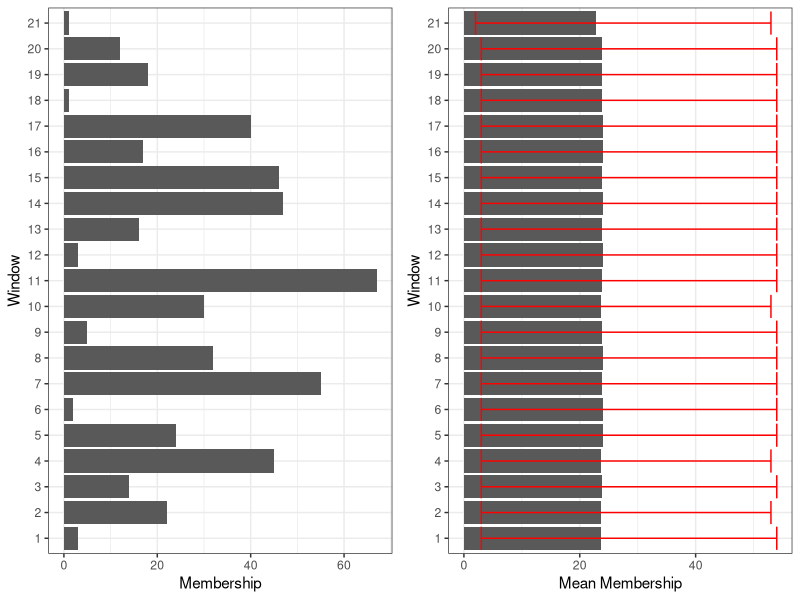
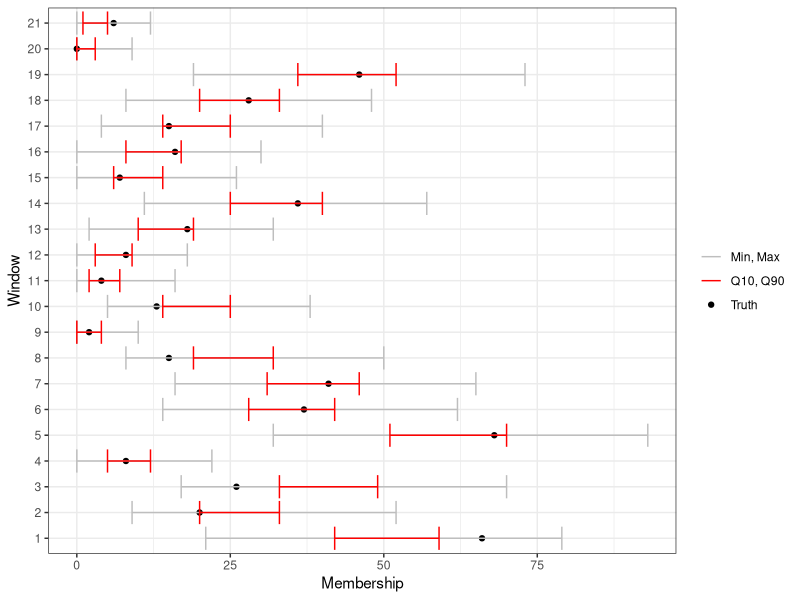
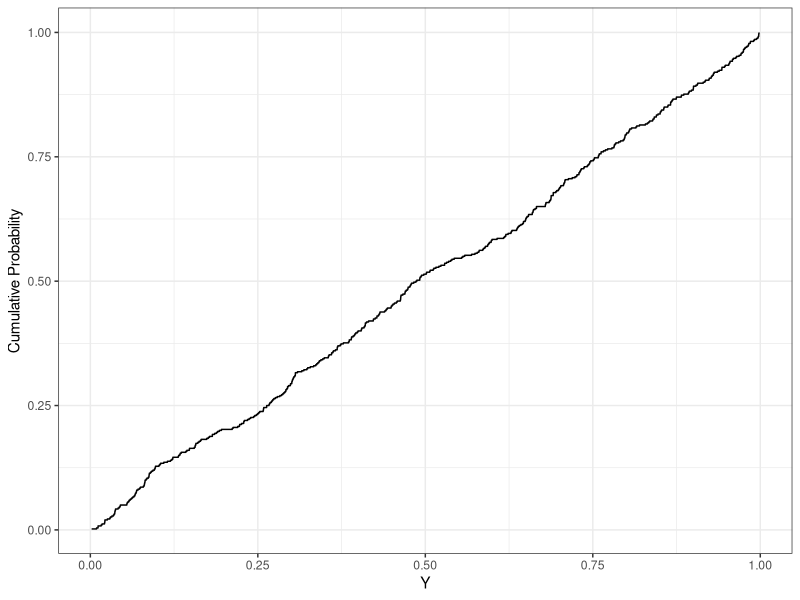
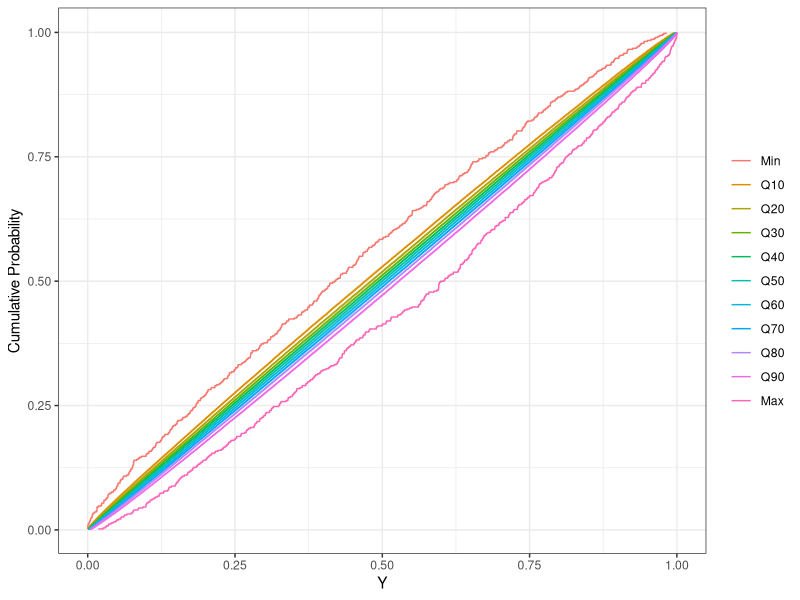
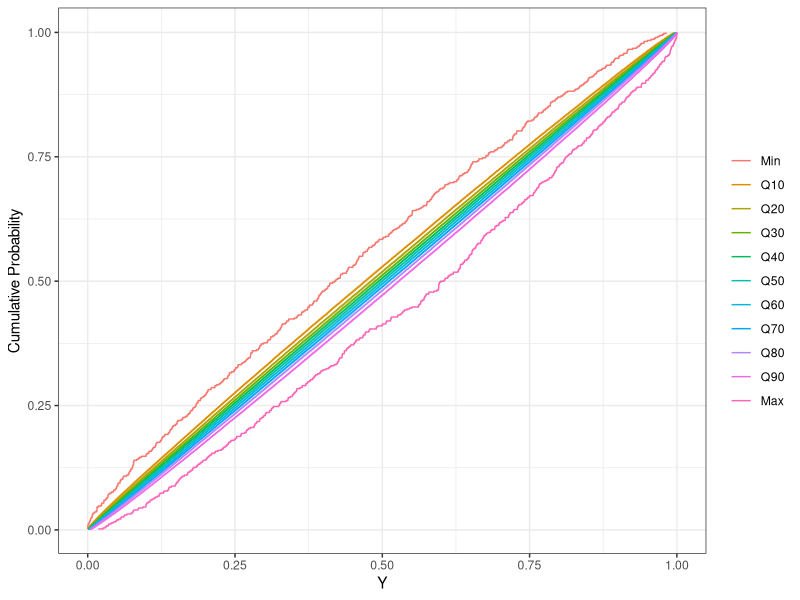
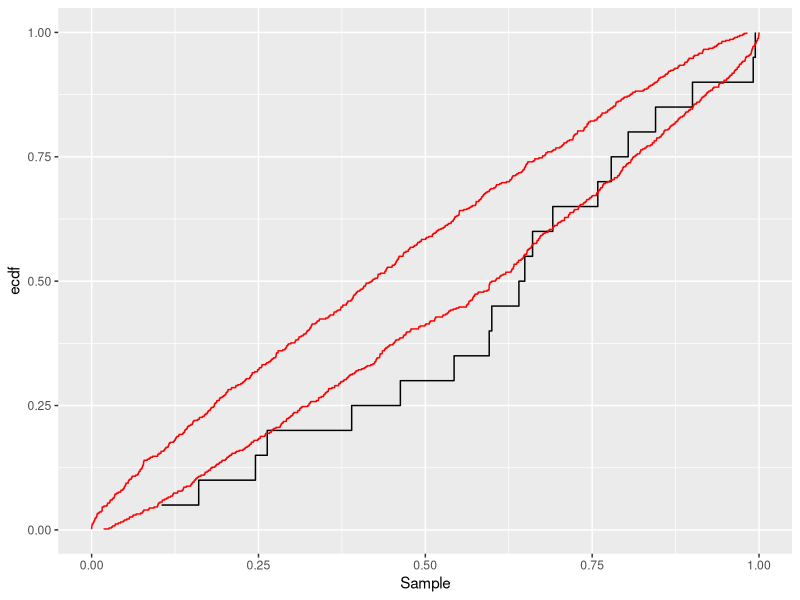

These charts were generated, in order, by the following R code:
## ---- chunk 1
library(dplyr)
library(tidyr)
library(ggplot2)
library(gridExtra)

knitr::opts_chunk$set(
  cache = TRUE,
  collapse = TRUE,
  comment = "#>",
  eval = TRUE
)

quick_eval <- FALSE
## ---- chunk 2
iters <- 50000
N <- 500
n <- 20

orig.pop <- runif(N)

storage <- matrix(NA, nrow = iters, ncol = n + 1)

for(i in 1:iters) {
  ind <- sample(1:N, n)
  samp <- sort(orig.pop[ind])
  others <- orig.pop[-ind]
  
  tabs <- table(findInterval(orig.pop, c(-Inf, samp, Inf), left.open = TRUE))
  add1 <- as.numeric(tabs)
  names(add1) <- names(tabs)
  add2 <- rep(0, n + 1)
  names(add2) <- 1:(n + 1)
  add <- list(add1, add2)

  tab <- tapply(unlist(add), names(unlist(add)), sum)
  storage[i, ] <- tab[order(factor(names(tab), levels = 1:(length(samp) + 1)))]
}
## ---- chunk 3
g1 <- data.frame(
  "Window" = 1:(n + 1),
  "Membership" = storage[1, ]
) %>%
  ggplot(mapping = aes(y = as.factor(Window), x = Membership)) + 
  geom_bar(stat = "identity") + 
  labs(x = "Membership", y = "Window") + 
  theme_bw()

g2 <- data.frame(
  "Window" = 1:(n + 1),
  "Mean" = colMeans(storage),
  "Q10" = apply(storage, 2, quantile, probs = 0.1),
  "Q90" = apply(storage, 2, quantile, probs = 0.9)
) %>%
  ggplot(mapping = aes(y = as.factor(Window), x = Mean)) + 
  geom_bar(stat = "identity") + 
  geom_errorbar(mapping = aes(xmin = Q10, xmax = Q90), color = "red") + 
  labs(x = "Mean Membership", y = "Window") + 
  theme_bw()

grid.arrange(g1, g2, nrow = 1)
## ---- chunk 4
iters <- 50000
N <- 500
n <- 20

ind <- sample(1:N, n)
samp <- sort(orig.pop[ind])

storage2 <- matrix(NA, nrow = iters + 1, ncol = n + 1)

for(i in 1:iters) {
  pop <- runif(N - n)
  
  tabs <- table(findInterval(pop, c(-Inf, samp, Inf), left.open = TRUE))
  add1 <- as.numeric(tabs)
  names(add1) <- names(tabs)
  add2 <- rep(0, n + 1)
  names(add2) <- 1:(n + 1)
  add <- list(add1, add2)

  tab <- tapply(unlist(add), names(unlist(add)), sum)
  storage2[i, ] <- tab[order(factor(names(tab), levels = 1:(length(samp) + 1)))]
}

pop <- orig.pop[-ind]
  
tabs <- table(findInterval(pop, c(-Inf, samp, Inf), left.open = TRUE))
add1 <- as.numeric(tabs)
names(add1) <- names(tabs)
add2 <- rep(0, n + 1)
names(add2) <- 1:(n + 1)
add <- list(add1, add2)

tab <- tapply(unlist(add), names(unlist(add)), sum)
storage2[iters + 1, ] <- tab[order(factor(names(tab), levels = 1:(length(samp) + 1)))]
## ---- chunk 5
g1 <- data.frame(
  "Window" = 1:(n + 1),
  "Truth" = storage2[iters + 1, ],
  "Q10" = apply(storage2, 2, quantile, probs = 0.1),
  "Q90" = apply(storage2, 2, quantile, probs = 0.9),
  "Min" = apply(storage2, 2, min),
  "Max" = apply(storage2, 2, max)
) %>%
  ggplot(mapping = aes(y = as.factor(Window), x = Truth)) + 
  geom_point(stat = "identity", mapping = aes(color = "Truth")) + 
  geom_errorbar(mapping = aes(xmin = Min, xmax = Max, color = "Min, Max")) + 
  geom_errorbar(mapping = aes(xmin = Q10, xmax = Q90, color = "Q10, Q90")) + 
  scale_color_manual(name = NULL, values = c("grey", "red", "black")) + 
  labs(x = "Membership", y = "Window") + 
  theme_bw()

grid.arrange(g1, nrow = 1)
## ---- chunk 6
data.frame(
  Y = sort(orig.pop),
  E = seq(1, N) / N
) %>%
  ggplot(mapping = aes(x = Y)) + 
  stat_ecdf(pad = FALSE) + 
  labs(y = "Cumulative Probability") + 
  theme_bw()
## ---- chunk 7
nSynth <- 10000

storage3 <- matrix(runif(nSynth * N), nrow = nSynth, ncol = N)
storage3 <- t(apply(storage3, 1, sort))

data.frame(
  "Min" = apply(storage3, 2, min),
  "Q10" = apply(storage3, 2, quantile, probs = 0.1),
  "Q20" = apply(storage3, 2, quantile, probs = 0.2),
  "Q30" = apply(storage3, 2, quantile, probs = 0.3),
  "Q40" = apply(storage3, 2, quantile, probs = 0.4),
  "Q50" = apply(storage3, 2, quantile, probs = 0.5),
  "Q60" = apply(storage3, 2, quantile, probs = 0.6),
  "Q70" = apply(storage3, 2, quantile, probs = 0.7),
  "Q80" = apply(storage3, 2, quantile, probs = 0.8),
  "Q90" = apply(storage3, 2, quantile, probs = 0.9),
  "Max" = apply(storage3, 2, max)
) %>%
  pivot_longer(Min:Max, names_to = "Quantile", values_to = "Value") %>%
  mutate(Quantile = factor(Quantile, levels = c("Min", paste0("Q", 1:9, "0"), "Max"))) %>%
  ggplot(mapping = aes(group = Quantile, x = Value, color = Quantile)) + 
  stat_ecdf(pad = FALSE) + 
  scale_color_discrete(name = NULL) + 
  labs(x = "Y", y = "Cumulative Probability") + 
  theme_bw()
## ---- chunk 8
nSynth <- 10000

storage4 <- matrix(rnorm(nSynth * N), nrow = nSynth, ncol = N)
storage4 <- t(apply(storage3, 1, sort))

data.frame(
  "Min" = apply(storage4, 2, min),
  "Q10" = apply(storage4, 2, quantile, probs = 0.1),
  "Q20" = apply(storage4, 2, quantile, probs = 0.2),
  "Q30" = apply(storage4, 2, quantile, probs = 0.3),
  "Q40" = apply(storage4, 2, quantile, probs = 0.4),
  "Q50" = apply(storage4, 2, quantile, probs = 0.5),
  "Q60" = apply(storage4, 2, quantile, probs = 0.6),
  "Q70" = apply(storage4, 2, quantile, probs = 0.7),
  "Q80" = apply(storage4, 2, quantile, probs = 0.8),
  "Q90" = apply(storage4, 2, quantile, probs = 0.9),
  "Max" = apply(storage4, 2, max)
) %>%
  pivot_longer(Min:Max, names_to = "Quantile", values_to = "Value") %>%
  mutate(Quantile = factor(Quantile, levels = c("Min", paste0("Q", 1:9, "0"), "Max"))) %>%
  ggplot(mapping = aes(group = Quantile, x = Value, color = Quantile)) + 
  stat_ecdf(pad = FALSE) + 
  scale_color_discrete(name = NULL) + 
  labs(x = "Y", y = "Cumulative Probability") + 
  theme_bw()
## ---- chunk 9
bounds <- data.frame(
  "Min" = apply(storage3, 2, min),
  "Max" = apply(storage3, 2, max)
) %>%
  pivot_longer(Min:Max, names_to = "Quantile", values_to = "Value") %>%
  mutate(Quantile = factor(Quantile, levels = c("Min", "Max")))

data.frame(Sample = samp) %>%
  ggplot(mapping = aes(x = Sample)) + 
  stat_ecdf(pad = FALSE) + 
  stat_ecdf(data = bounds, mapping = aes(group = Quantile, x = Value), color = "red", pad = FALSE)
